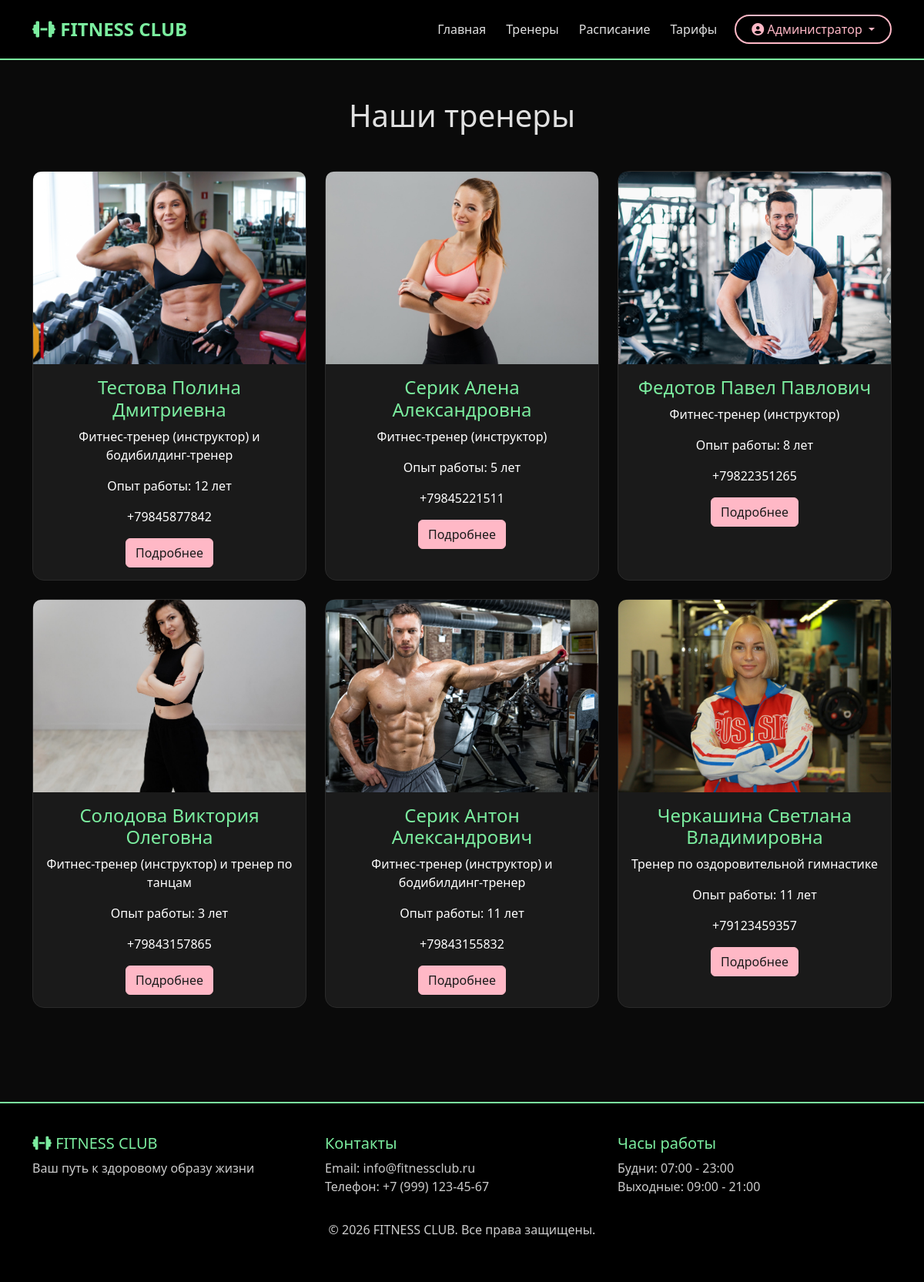
The app's page /trainers/ (signed in) with its own data.
### users/models.py (models this page shows, shortened)
class User(AbstractUser):
    first_name = None
    last_name = None
    username = None
    full_name = models.CharField('ФИО', max_length=200)
    email = models.EmailField('Email', unique=True)
    phone = models.CharField('Телефон', max_length=12, blank=True, unique=True)
    birth_date = models.DateField('Дата рождения', null=True, blank=True)
    is_trainer = models.BooleanField('Тренер', default=False)
    tariff_name = models.CharField('Название тарифа', max_length=100, blank=True, null=True)
    tariff_price = models.DecimalField('Цена тарифа', max_digits=10, decimal_places=2, blank=True, null=True)
    tariff_duration = models.IntegerField('Длительность тарифа (дней)', blank=True, null=True)
    tariff_purchase_date = models.DateField('Дата покупки', auto_now_add=True, null=True)
    tariff_end_date = models.DateField('Дата окончания тарифа', blank=True, null=True)
    tariff_type = models.CharField(  'Тип тарифа',max_length=20,choices=[('day', 'Дневной (до 17:00)'), ('evening', 'Вечерний (после 17:00)'), ('unlimited', 'Безлимитный')],blank=True,null=True)
    tariff_has_personal = models.BooleanField('Доступ к персональным тренировкам', default=False)
    USERNAME_FIELD = 'email'
    REQUIRED_FIELDS = ['full_name']
    class Meta:
        verbose_name = 'Пользователь'
        verbose_name_plural = 'Пользователи'

### main/models.py (models this page shows, shortened)
class TrainerBio(models.Model):
    trainer = models.OneToOneField( 'users.User', on_delete=models.CASCADE, primary_key=True,related_name='bio')
    specialty = models.CharField('Специализация', max_length=100)
    experience_years = models.IntegerField('Стаж работы', default=0)
    photo = models.ImageField('Фото', upload_to='trainers/', null=True, blank=True)
    bio = models.TextField('Биография', blank=True)
    achievements = models.TextField('Достижения', blank=True)
    education = models.TextField('Образование', blank=True)
    class Meta:
        verbose_name = 'Биография тренера'
        verbose_name_plural = 'Биографии тренеров'

### main/views.py (the view)
# urls.py: path('trainers/', views.trainer_list, name='trainer_list'),
def trainer_list(request):
    bios = TrainerBio.objects.filter(trainer__is_trainer=True).select_related('trainer')
    logger.info(f'Пользователь {request.user.full_name if request.user.is_authenticated else "Гость"} просматривает список тренеров')
    return render(request, 'trainer_list.html', {'bios': bios})

### main/templates/trainer_list.html (shortened to what this page needs)
{% extends 'base.html' %}
{% block content %}
<div class="container py-5">
    <h1 class="text-center mb-5">Наши тренеры</h1>
    <div class="row">
        {% for bio in bios %}
        <div class="col-md-4 mb-4">
            <div class="card h-100 text-center">
                {% if bio.photo %}
                    <img src="{{ bio.photo.url }}" class="card-img-top" alt="{{ bio.trainer.full_name }}" style="height: 250px; object-fit: cover; border-radius: 10px 10px 0 0;">
                {% else %}
                    <div class="bg-secondary text-white d-flex align-items-center justify-content-center" style="height: 250px; border-radius: 10px 10px 0 0;">
                        <i class="fas fa-user fa-5x"></i>
                    </div>
                {% endif %}
                <div class="card-body">
                    <h4>{{ bio.trainer.full_name }}</h4>
                    <p class="text-muted">{{ bio.specialty }}</p>
                    <p>Опыт работы: {{ bio.experience_years }} лет</p>
                    <p>{{ bio.trainer.phone }}</p>
                    <a href="{% url 'main:trainer_detail' bio.pk %}" class="btn btn-primary">Подробнее</a>
                </div>
            </div>
        </div>
        {% empty %}
        <div class="col-12">
            <div class="alert alert-info text-center">
                <p>Тренеры скоро появятся.</p>
            </div>
        </div>
        {% endfor %}
    </div>
</div>
{% endblock %}

### main/templates/base.html (shortened to what this page needs)
<!DOCTYPE html>
<html lang="ru">
<head>
    <link href="https://cdn.jsdelivr.net/npm/bootstrap@5.3.0/dist/css/bootstrap.min.css" rel="stylesheet">
    <link rel="stylesheet" href="https://cdnjs.cloudflare.com/ajax/libs/font-awesome/6.4.0/css/all.min.css">
</head>
<body>
    <nav class="navbar navbar-expand-lg navbar-dark bg-dark">
        <div class="container">
            <a class="navbar-brand" href="{% url 'main:home' %}">
                <i class="fas fa-dumbbell"></i> FITNESS CLUB
            </a>
            <div class="collapse navbar-collapse" id="navbarNav">
                <ul class="navbar-nav ms-auto">
                    <li class="nav-item">
                        <a class="nav-link" href="{% url 'main:home' %}">Главная</a>
                    </li>
                    <li class="nav-item">
                        <a class="nav-link" href="{% url 'main:trainer_list' %}">Тренеры</a>
                    </li>
                    <li class="nav-item">
                        <a class="nav-link" href="{% url 'main:schedule_list' %}">Расписание</a>
                    </li>
                    <li class="nav-item">
                        <a class="nav-link" href="{% url 'main:tariff_list' %}">Тарифы</a>
                    </li>
                </ul>
                <div class="d-flex">
                    {% if user.is_authenticated %}
    <div class="dropdown">
        <button class="btn btn-profile dropdown-toggle" type="button" data-bs-toggle="dropdown">
    <i class="fas fa-user-circle"></i> {{ user.full_name }}
</button>
    </div>
                    {% endif %}
                </div>
            </div>
        </div>
    </nav>
    <main>
        {% block content %}
        {% endblock %}
    </main>
    <footer class="footer">
        <div class="container">
            <div class="row">
                <div class="col-md-4">
                    <h5><i class="fas fa-dumbbell"></i> FITNESS CLUB</h5>
                    <p>Ваш путь к здоровому образу жизни</p>
                </div>
                <div class="col-md-4">
                    <h5>Контакты</h5>
                    <p>Email: info@fitnessclub.ru<br>Телефон: +7 (999) 123-45-67</p>
                </div>
                <div class="col-md-4">
                    <h5>Часы работы</h5>
                    <p>Будни: 07:00 - 23:00<br>Выходные: 09:00 - 21:00</p>
                </div>
            </div>
            <div class="text-center mt-3">
                <p>&copy; 2026 FITNESS CLUB. Все права защищены.</p>
            </div>
        </div>
    </footer>
</body>
</html>

### main/templates/base.html (style rules this page uses)
body { background-color: #0a0a0a; color: #e0e0e0; }
.navbar { background-color: #000000 !important; border-bottom: 2px solid #7bed9f; padding: 15px 0; }
.navbar-dark .navbar-nav .nav-link { color: #e0e0e0 !important; transition: color 0.3s ease; font-weight: 500; margin: 0 5px; }
.navbar-brand { color: #7bed9f !important; font-weight: bold; font-size: 1.5rem; }
.btn-profile { background-color: transparent; border: 2px solid #ffb8c6; color: #ffb8c6 !important; border-radius: 25px; padding: 5px 20px; margin-left: 10px; transition: all 0.3s ease; }
.btn-primary { background-color: #ffb8c6; border-color: #ffb8c6; color: #1a1a1a; transition: all 0.3s ease; }
.card { background-color: #1a1a1a; border: 1px solid #2a2a2a; border-radius: 15px; transition: transform 0.3s, box-shadow 0.3s; }
.card-title, .card h3, .card h4, .card h5 { color: #7bed9f; }
.card-text, .card-body p { color: #c0c0c0; }
.footer { background-color: #000000; color: #888888; padding: 40px 0; margin-top: 50px; border-top: 2px solid #7bed9f; }
.footer h5 { color: #7bed9f; }
a { color: #ffb8c6; text-decoration: none; }
.card .text-muted, .trainer-specialty { color: #ffffff !important; opacity: 1; font-weight: 500; }
.card-text, .workout-description, .card-body p { color: #ffffff !important; }
.text-muted { color: #cccccc !important; }
.footer p, .footer .text-muted { color: #cccccc !important; }
.card-body { color: #ffffff; }
.card { background-color: #1a1a1a !important; border-color: #2a2a2a !important; }
.btn-primary { background-color: #ffb8c6 !important; border-color: #ffb8c6 !important; color: #1a1a1a !important; }

### records on screen
User: full_name "Администратор"
TrainerBio: photo (picture), trainer.full_name "Тестова Полина Дмитриевна", specialty "Фитнес-тренер (инструктор) и бодибилдинг-тренер", experience_years "12", trainer.phone "+79845877842"
TrainerBio: photo (picture), trainer.full_name "Серик Алена Александровна", specialty "Фитнес-тренер (инструктор)", experience_years "5", trainer.phone "+79845221511"
TrainerBio: photo (picture), trainer.full_name "Федотов Павел Павлович", specialty "Фитнес-тренер (инструктор)", experience_years "8", trainer.phone "+79822351265"
TrainerBio: photo (picture), trainer.full_name "Солодова Виктория Олеговна", specialty "Фитнес-тренер (инструктор) и тренер по танцам", experience_years "3", trainer.phone "+79843157865"
TrainerBio: photo (picture), trainer.full_name "Серик Антон Александрович", specialty "Фитнес-тренер (инструктор) и бодибилдинг-тренер", experience_years "11", trainer.phone "+79843155832"
TrainerBio: photo (picture), trainer.full_name "Черкашина Светлана Владимировна", specialty "Тренер по оздоровительной гимнастике", experience_years "11", trainer.phone "+79123459357"
